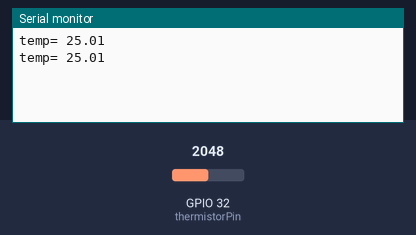
A program run on a simulated ESP32. Shown: the last lines printed to the serial monitor. The test bench sets the inputs (shaded band); at power-on: GPIO 32 (thermistorPin) = 2048.

Above: at 1.5 s.
1.6 s: GPIO 32 (thermistorPin) set to 2866
At 1.6 s:
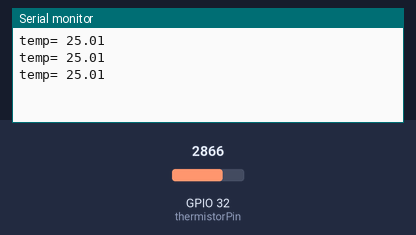
3.1 s: GPIO 32 (thermistorPin) set to 3603
At 3.1 s:
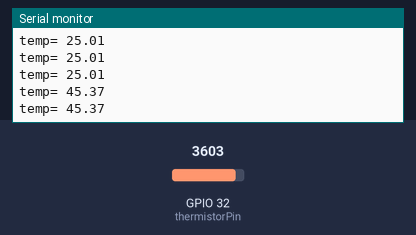
Timing chart, 0 to 6.1 s (numbered marks = the images above; inputs shaded):
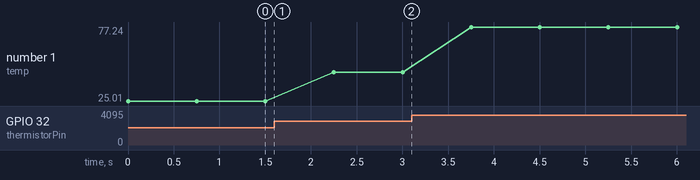

The program:

main.cpp
```cpp
#include <Arduino.h>


int thermistorPin = A4;
float R1 = 10000;
float R2, logR2, logR2Cube, tK, tC, tF;
float A = 1.122775062e-3, B = 2.358874358e-4, C = 0.7504998806e-7;
int vout;

void setup() {
  Serial.begin(115200);

}

void loop() {
  vout = analogRead(thermistorPin);
  R2 = 10000*(4095.0/vout -1.0);
  logR2 = log(R2);
  logR2Cube = pow(logR2,3);

  tK = (1.0 / (A + B*logR2 + C*logR2Cube));
  tC = tK - 273.15;
  Serial.print("temp= ");
  Serial.println(tC);
  delay(750);

  }
```

Measured:
- plotted number 1: 25.01 → 45.37 after the input at 1.6 s, 45.37 → 77.24 after the input at 3.1 s
